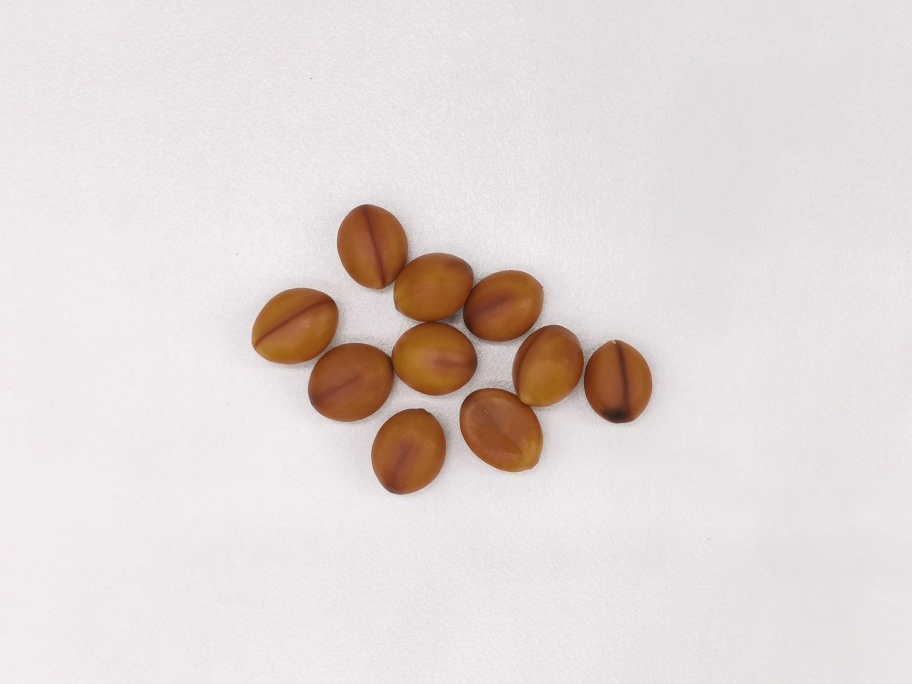
#> input picture data/evidence/ai/eval/failure_cases/015_jpg.rf.d6126fee3464c2bf7be99a494ec2b819.jpg, 3648 x 2736 px (shown at 1/4 size)
$ python -i detection_adapter.py   (imports and definitions only)
#> lines starting #> are read from the running program, lines starting #| are printed output that depends on the picture; after the words box and inside, x2 and y2 are one past the last pixel; in counts of white or black regions, pixels touching at a corner belong together
#> further down, picture is the input picture: shape (2736, 3648, 3); mean B, G, R 214.9, 217.3, 225.7
#!/usr/bin/env python3
# -*- coding: utf-8 -*-
"""detection C 侧后端适配器：在 live_stream 适配器之上挂一层「AI 检测」。

沿用 live_stream 已验证的契约，不另发明一套：
    入：<runDir>/request.json      （mode / input / width / height / threshold / morph /
                                    detect / conf / detector / source / frames / output_dir …）
    出：<runDir>/live_status.json  （running / state / camera_fps / live_fps / latency /
                                    preview / …,本层再补 ai 字段）
        <runDir>/preview/*.png     （cam_latest / board_latest / annot_latest）
        stdout 末行 = 最终 JSON（Image/Batch 模式）

本层新增字段（live_status.json 里的 "ai" 节点）：
    {"enabled": bool, "model_state": "READY"/ "LOADING/MOCK/OFFLINE",
     "seed_count": int, "infer_ms": float, "input": "bgr"/"gray", "source": "model"/"mock",
     "detections": [{"id":0,"bbox_xyxy":[x1,y1,x2,y2],"confidence":0.93,"class_name":"seed"}],
     "annot": "<annotated png path>"}

检测器两种：
    detector=mock  → 用连通域在原图上找候选块（确定性、无需模型，C1 阶段用）
    detector=auto  → 加载 B 的 src/software/ai/inference/infer_seed.py:SeedDetector（C2 阶段用）
                     找不到就自动回落 mock,并在 model_state 里标注 "MOCK"

数据源：
    source=board   → 走 live_stream 那条真实链路（摄像头 → 板端 V4 → 回传）
    source=mock    → 不占板子/不开相机，按目录里的图片循环喂帧（今晚没板子也能演示）
"""
# Locate the repository independently of launch directory and source depth.
from pathlib import Path as _LayoutPath
import sys as _layout_sys
# [2 lines that did not run here, left out]
# [3 lines not run here, left out]

import argparse
import json
import os
import sys
import time
from pathlib import Path

import cv2
import numpy as np

# [1 line that did not run here, left out]
# [1 line that did not run here, left out]
# [1 line that did not run here, left out]
# 链路文件按优先级排：显式指定的 AGRI_CHAIN_DIR > board/overlay/qt_live_stream（SMX 适配器写死的口径）
# > app/python > 仓库根。**顺序不能反**：app/python 下可能有旧草稿，会遮住正确版本。
_CHAIN = os.environ.get("AGRI_CHAIN_DIR", "").strip()
# [1 line that did not run here, left out]
# [2 lines not run here, left out]

import live_backend as backend          # noqa: E402  B 的后端
import camera_capture                   # noqa: E402

SEED_COLOR = (60, 160, 70)             # BGR：农业绿
_LAST_BGR = None                      # 相机最近一帧原始彩色（YOLO 的输入）

# ---------------------------------------------------------------- 检测器
class MockDetector:
    """无模型：阈值 + 连通域找块。确定性，用于 C1 阶段把界面跑起来。"""

    name = "mock"
    state = "MOCK"

    def __init__(self, conf=0.25, min_area=120):
        self.conf = float(conf)
        self.min_area = int(min_area)

    def detect_seeds(self, image_bgr, frame_id=None):
        if image_bgr is None or getattr(image_bgr, "size", 0) == 0:
            return []
        gray = cv2.cvtColor(image_bgr, cv2.COLOR_BGR2GRAY) \
            if image_bgr.ndim == 3 else image_bgr
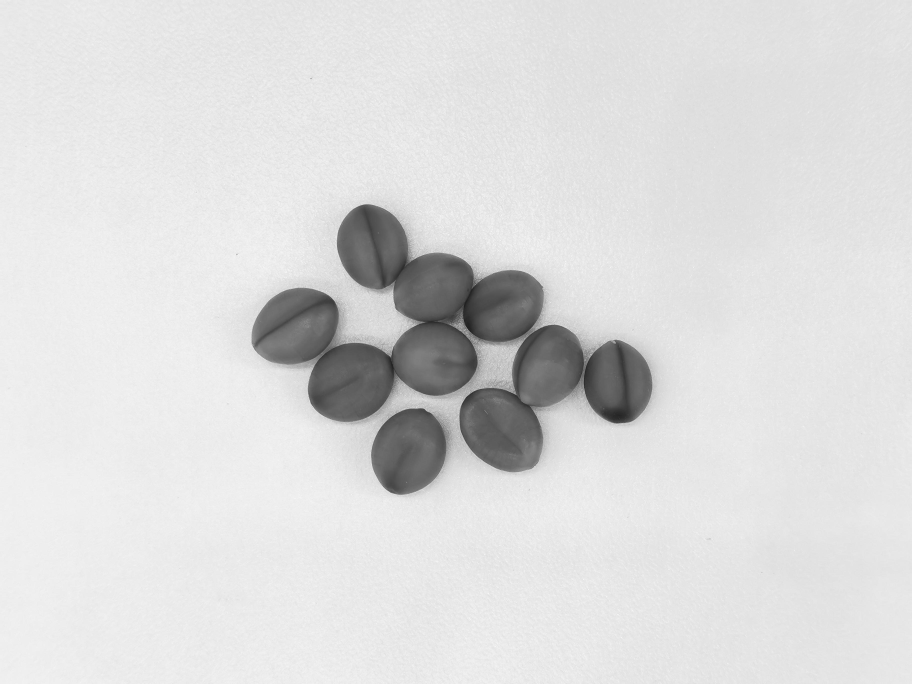
#> gray: shape (2736, 3648) (shown at 1/4 size); min 14, max 254, mean 219.4
        blur = cv2.GaussianBlur(gray, (5, 5), 0)
        _, binary = cv2.threshold(blur, 0, 255, cv2.THRESH_BINARY + cv2.THRESH_OTSU)
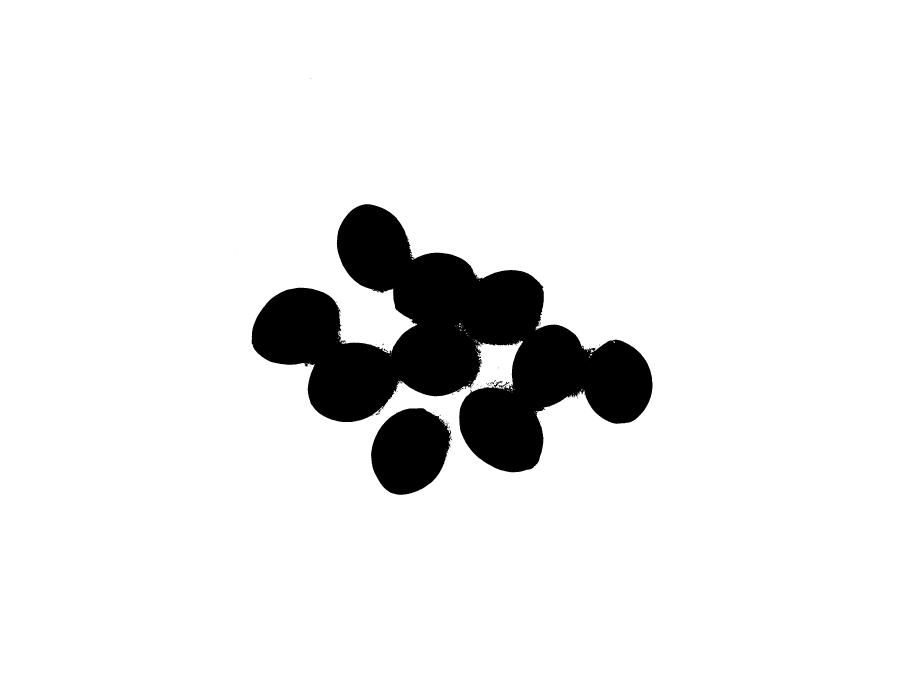
#> binary: shape (2736, 3648) (shown at 1/4 size); 91.9% white; 99 black regions (89 under 20 px), largest, box (x1, y1, x2, y2) and area: (1007, 817, 2610, 1889) 727657, (1484, 1633, 1806, 1979) 83145, (1961, 1529, 1976, 1539) 69
        if float((binary > 0).mean()) > 0.5:      # Otsu 极性可能把白底当目标,按少数类纠正
            binary = cv2.bitwise_not(binary)
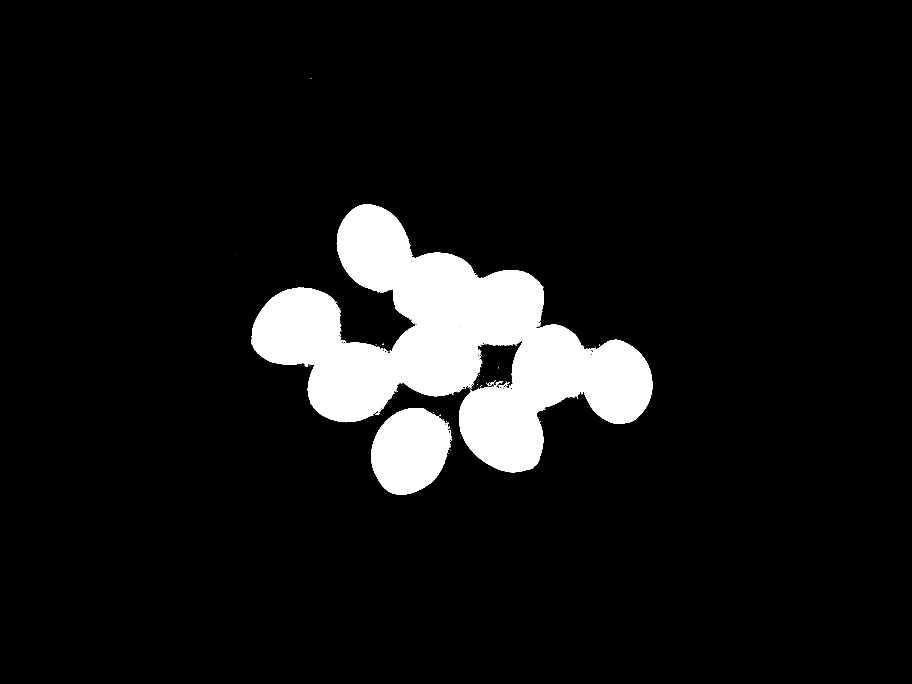
#> binary: shape (2736, 3648) (shown at 1/4 size); 8.1% white; 99 white regions (89 under 20 px), largest, box (x1, y1, x2, y2) and area: (1007, 817, 2610, 1889) 727657, (1484, 1633, 1806, 1979) 83145, (1961, 1529, 1976, 1539) 69
        binary = cv2.morphologyEx(binary, cv2.MORPH_OPEN,
                                  np.ones((3, 3), np.uint8), iterations=1)
#> binary: shape (2736, 3648); 8.1% white; 34 white regions (20 under 20 px), largest, box (x1, y1, x2, y2) and area: (1007, 817, 2610, 1889) 726438, (1484, 1633, 1805, 1979) 82985, (1997, 1533, 2031, 1549) 149
        count, _, stats, _ = cv2.connectedComponentsWithStats(binary, connectivity=8)
#> count = 35; stats = 35 rows, first 6: [0, 0, 3648, 2736, 9170649], [1007, 817, 1603, 1072, 726438], [1356, 1331, 3, 3, 9], [1357, 1337, 4, 3, 12], [1531, 1377, 3, 3, 9], [1908, 1385, 4, 5, 18]
        limit = 0.2 * gray.shape[0] * gray.shape[1]   # 超过整图 20% 的一律当背景
#> limit = 1996185.6
        h_img, w_img = gray.shape[:2]
#> h_img = 2736; w_img = 3648
        items = []
        for i in range(1, count):
            x, y, w, h, area = stats[i]
            if area < self.min_area or area > limit:
                continue
            # 细长边框（bbox 很大但填充率极低）不是种子，丢掉
            if w > 0.75 * w_img or h > 0.75 * h_img:
                continue
            if area / float(max(1, w * h)) < 0.15:
                continue
            value = min(0.99, 0.55 + area / 4000.0)
            if value < self.conf:            # 置信度阈值对 mock 同样生效（界面控件要能看出差别）
                continue
            items.append(((round(float(y)), float(x)),
                          [float(x), float(y), float(x + w), float(y + h)],
                          value))
#> this loop made 34 passes
#> (x, y, w, h, area) on passes 6, 7, 11, 12, 16, 24, 26, 29, 30, 32: (2329, 1384, 6, 6, 25), (1536, 1395, 5, 6, 27), (1995, 1526, 13, 5, 49), (1603, 1529, 6, 4, 21), (1968, 1530, 7, 6, 32), (1830, 1562, 8, 7, 39), (1527, 1629, 6, 6, 27), (1514, 1639, 7, 10, 45), (1503, 1654, 9, 6, 36), (1761, 1676, 7, 6, 30)
#> (x, y, w, h, area, value) on passes 1, 13, 18, 27: (1007, 817, 1603, 1072, 726438, 0.99), (1976, 1529, 18, 21, 140, 0.585), (1997, 1533, 34, 16, 149, 0.587), (1484, 1633, 321, 346, 82985, 0.99)
#> after the loop, items = [((817, 1007), [1007, 817, 2610, 1889], 0.99), ((1529, 1976), [1976, 1529, 1994, 1550], 0.585), ((1533, 1997), [1997, 1533, 2031, 1549], 0.587), ((1633, 1484), [1484, 1633, 1805, 1979], 0.99)]
        items.sort(key=lambda t: t[0])
        return [{"id": idx,
                 "bbox_xyxy": [round(v, 1) for v in bbox],
                 "confidence": round(float(conf), 4),
                 "class_name": "seed"}
                for idx, (_key, bbox, conf) in enumerate(items)]

class ModelDetector:
    """B 的真模型：src/software/ai/inference/infer_seed.py 的 SeedDetector。"""

    name = "model"
    state = "READY"

    # [10 lines left out: function __init__, not called in this run]

    def detect_seeds(self, image_bgr, frame_id=None):
        return self._det.detect_seeds(image_bgr, frame_id=frame_id)

# [246 lines left out: functions build_detector, annotate, normalize_gray, normalize_bgr, atomic_write_json, run_mock_source and 2 more, not called in this run]

# [2 lines not run here, left out]

>>> import cv2
>>> picture = cv2.imread('../../../data/evidence/ai/eval/failure_cases/015_jpg.rf.d6126fee3464c2bf7be99a494ec2b819.jpg')
>>> result = MockDetector().detect_seeds(picture)
#> result = 4 items
